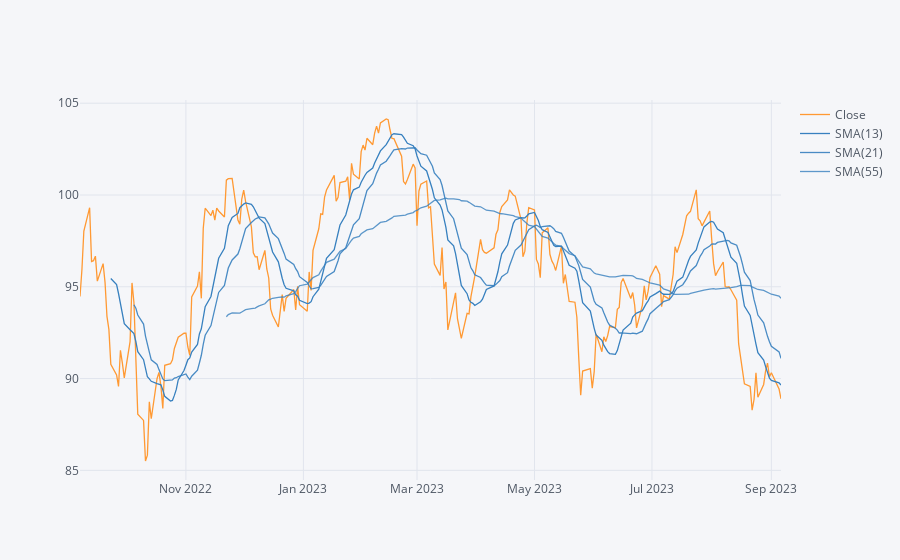

Source (notebook cell):
### Code cell
RY['Close'].loc[year_ago:end_date].ta_plot(study='sma',periods=[13,21,55],title='Simple Moving Averages')

### Figure 1 — Plotly figure (JSON) as saved in the notebook; plotly's stock layout.template omitted (floating-point values rounded to 4 significant figures; data arrays with more than 128 entries replaced by an {"elided": "..."} marker saying what was removed)
{"data": [{"line": {"color": "rgba(255, 153, 51, 1.0)", "dash": "solid", "shape": "linear", "width": 1.3}, "mode": "lines", "name": "Close", "text": "", "type": "scatter", "x": {"elided": "251 str values"}, "y": {"elided": "251 float values"}}, {"line": {"color": "rgba(55, 128, 191, 1.0)", "dash": "solid", "shape": "linear", "width": 1.3}, "mode": "lines", "name": "SMA(13)", "text": "", "type": "scatter", "x": {"elided": "251 str values"}, "y": {"elided": "251 mixed values"}}, {"line": {"color": "rgba(55, 128, 191, 0.8999999999999999)", "dash": "solid", "shape": "linear", "width": 1.3}, "mode": "lines", "name": "SMA(21)", "text": "", "type": "scatter", "x": {"elided": "251 str values"}, "y": {"elided": "251 mixed values"}}, {"line": {"color": "rgba(55, 128, 191, 0.7999999999999998)", "dash": "solid", "shape": "linear", "width": 1.3}, "mode": "lines", "name": "SMA(55)", "text": "", "type": "scatter", "x": {"elided": "251 str values"}, "y": {"elided": "251 mixed values"}}], "layout": {"autosize": true, "legend": {"bgcolor": "#F5F6F9", "font": {"color": "#4D5663"}}, "paper_bgcolor": "#F5F6F9", "plot_bgcolor": "#F5F6F9", "title": {"font": {"color": "#4D5663"}}, "xaxis": {"autorange": true, "gridcolor": "#E1E5ED", "range": ["2022-09-07", "2023-09-06"], "showgrid": true, "tickfont": {"color": "#4D5663"}, "title": {"font": {"color": "#4D5663"}, "text": ""}, "type": "date", "zerolinecolor": "#E1E5ED"}, "yaxis": {"autorange": true, "gridcolor": "#E1E5ED", "range": [84.48, 105.2], "showgrid": true, "tickfont": {"color": "#4D5663"}, "title": {"font": {"color": "#4D5663"}, "text": ""}, "type": "linear", "zerolinecolor": "#E1E5ED"}}}
